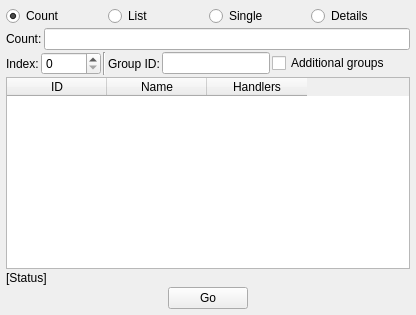
         <widget class="QWidget" name="tab_Enum">
          <attribute name="title">
           <string>Enum</string>
          </attribute>
          <layout class="QVBoxLayout" name="verticalLayout_3">
           <property name="spacing">
            <number>2</number>
           </property>
           <property name="leftMargin">
            <number>6</number>
           </property>
           <property name="topMargin">
            <number>6</number>
           </property>
           <property name="rightMargin">
            <number>6</number>
           </property>
           <property name="bottomMargin">
            <number>6</number>
           </property>
           <item>
            <layout class="QHBoxLayout" name="horizontalLayout_21">
             <item>
              <widget class="QRadioButton" name="radio_Enum_Count">
               <property name="text">
                <string>Count</string>
               </property>
               <property name="checked">
                <bool>true</bool>
               </property>
              </widget>
             </item>
             <item>
              <widget class="QRadioButton" name="radio_Enum_List">
               <property name="text">
                <string>List</string>
               </property>
              </widget>
             </item>
             <item>
              <widget class="QRadioButton" name="radio_Enum_Single">
               <property name="text">
                <string>Single</string>
               </property>
              </widget>
             </item>
             <item>
              <widget class="QRadioButton" name="radio_Enum_Details">
               <property name="text">
                <string>Details</string>
               </property>
              </widget>
             </item>
            </layout>
           </item>
           <item>
            <layout class="QHBoxLayout" name="horizontalLayout_22">
             <item>
              <widget class="QLabel" name="label_32">
               <property name="text">
                <string>Count:</string>
               </property>
              </widget>
             </item>
             <item>
              <widget class="QLineEdit" name="edit_Enum_Count">
               <property name="readOnly">
                <bool>true</bool>
               </property>
              </widget>
             </item>
            </layout>
           </item>
           <item>
            <layout class="QHBoxLayout" name="horizontalLayout_23">
             <item>
              <widget class="QLabel" name="label_33">
               <property name="text">
                <string>Index:</string>
               </property>
              </widget>
             </item>
             <item>
              <widget class="QSpinBox" name="edit_Enum_Index">
               <property name="minimumSize">
                <size>
                 <width>60</width>
                 <height>0</height>
                </size>
               </property>
              </widget>
             </item>
             <item>
              <widget class="Line" name="line_3">
               <property name="orientation">
                <enum>Qt::Orientation::Vertical</enum>
               </property>
              </widget>
             </item>
             <item>
              <widget class="QLabel" name="label_34">
               <property name="text">
                <string>Group ID:</string>
               </property>
              </widget>
             </item>
             <item>
              <widget class="QLineEdit" name="edit_Enum_Group_ID">
               <property name="maxLength">
                <number>6</number>
               </property>
               <property name="readOnly">
                <bool>true</bool>
               </property>
              </widget>
             </item>
             <item>
              <widget class="QCheckBox" name="edit_Enum_Group_Additional">
               <property name="enabled">
                <bool>true</bool>
               </property>
               <property name="text">
                <string>Additional groups</string>
               </property>
               <property name="checkable">
                <bool>true</bool>
               </property>
               <property name="checked">
                <bool>false</bool>
               </property>
              </widget>
             </item>
             <item>
              <spacer name="horizontalSpacer_22">
               <property name="orientation">
                <enum>Qt::Orientation::Horizontal</enum>
               </property>
               <property name="sizeHint" stdset="0">
                <size>
                 <width>20</width>
                 <height>20</height>
                </size>
               </property>
              </spacer>
             </item>
            </layout>
           </item>
           <item>
            <widget class="QTableWidget" name="table_Enum_List_Details">
             <property name="editTriggers">
              <set>QAbstractItemView::EditTrigger::NoEditTriggers</set>
             </property>
             <property name="dragDropOverwriteMode">
              <bool>false</bool>
             </property>
             <property name="alternatingRowColors">
              <bool>true</bool>
             </property>
             <property name="sortingEnabled">
              <bool>true</bool>
             </property>
             <property name="wordWrap">
              <bool>false</bool>
             </property>
             <column>
              <property name="text">
               <string>ID</string>
              </property>
             </column>
             <column>
              <property name="text">
               <string>Name</string>
              </property>
             </column>
             <column>
              <property name="text">
               <string>Handlers</string>
              </property>
             </column>
            </widget>
           </item>
           <item>
            <widget class="QLabel" name="lbl_enum_status">
             <property name="text">
              <string>[Status]</string>
             </property>
            </widget>
           </item>
           <item>
            <layout class="QHBoxLayout" name="horizontalLayout_20">
             <property name="spacing">
              <number>2</number>
             </property>
             <item>
              <spacer name="horizontalSpacer_16">
               <property name="orientation">
                <enum>Qt::Orientation::Horizontal</enum>
               </property>
               <property name="sizeHint" stdset="0">
                <size>
                 <width>20</width>
                 <height>20</height>
                </size>
               </property>
              </spacer>
             </item>
             <item>
              <widget class="QPushButton" name="btn_enum_go">
               <property name="text">
                <string>Go</string>
               </property>
              </widget>
             </item>
             <item>
              <spacer name="horizontalSpacer_21">
               <property name="orientation">
                <enum>Qt::Orientation::Horizontal</enum>
               </property>
               <property name="sizeHint" stdset="0">
                <size>
                 <width>20</width>
                 <height>20</height>
                </size>
               </property>
              </spacer>
             </item>
            </layout>
           </item>
          </layout>
         </widget>
